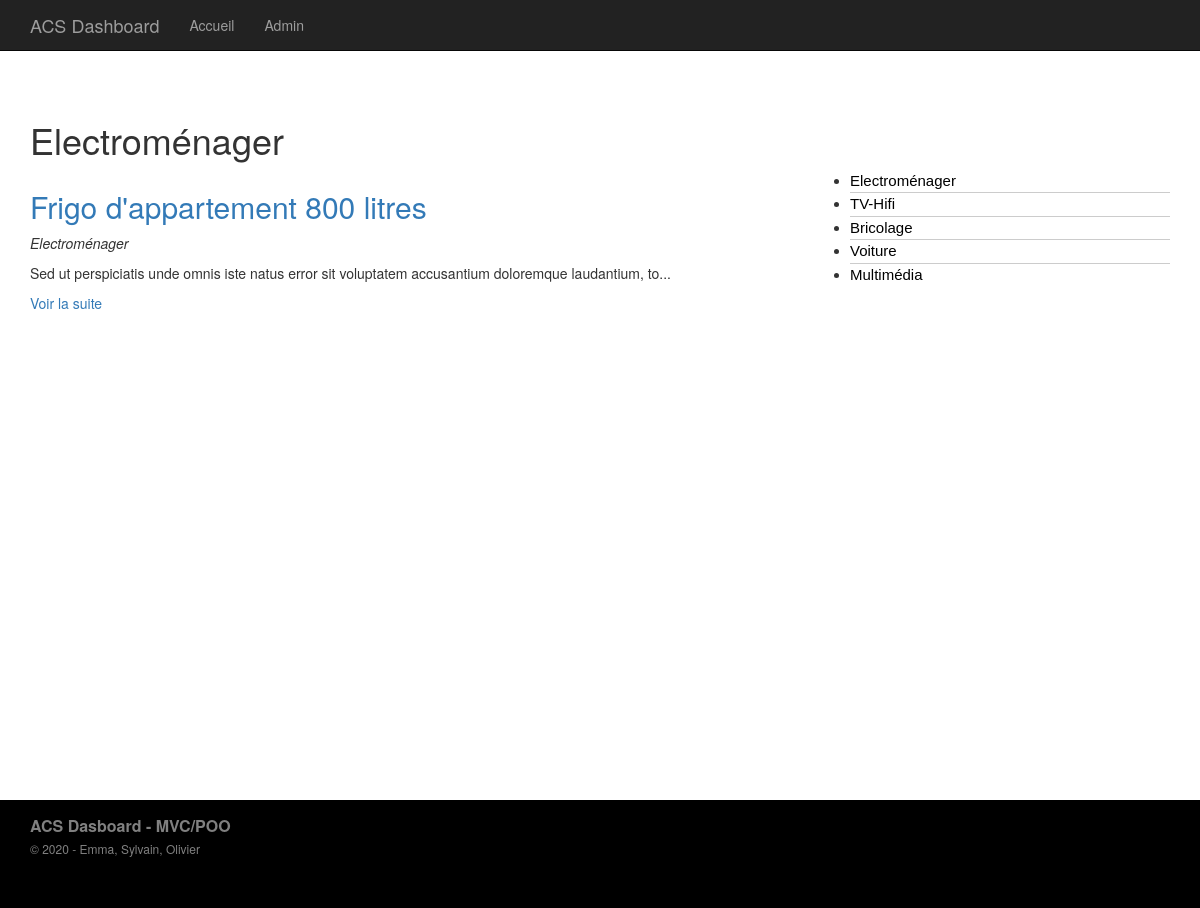
The page /index.php?p=posts.category&id=1 on the database as committed earlier.
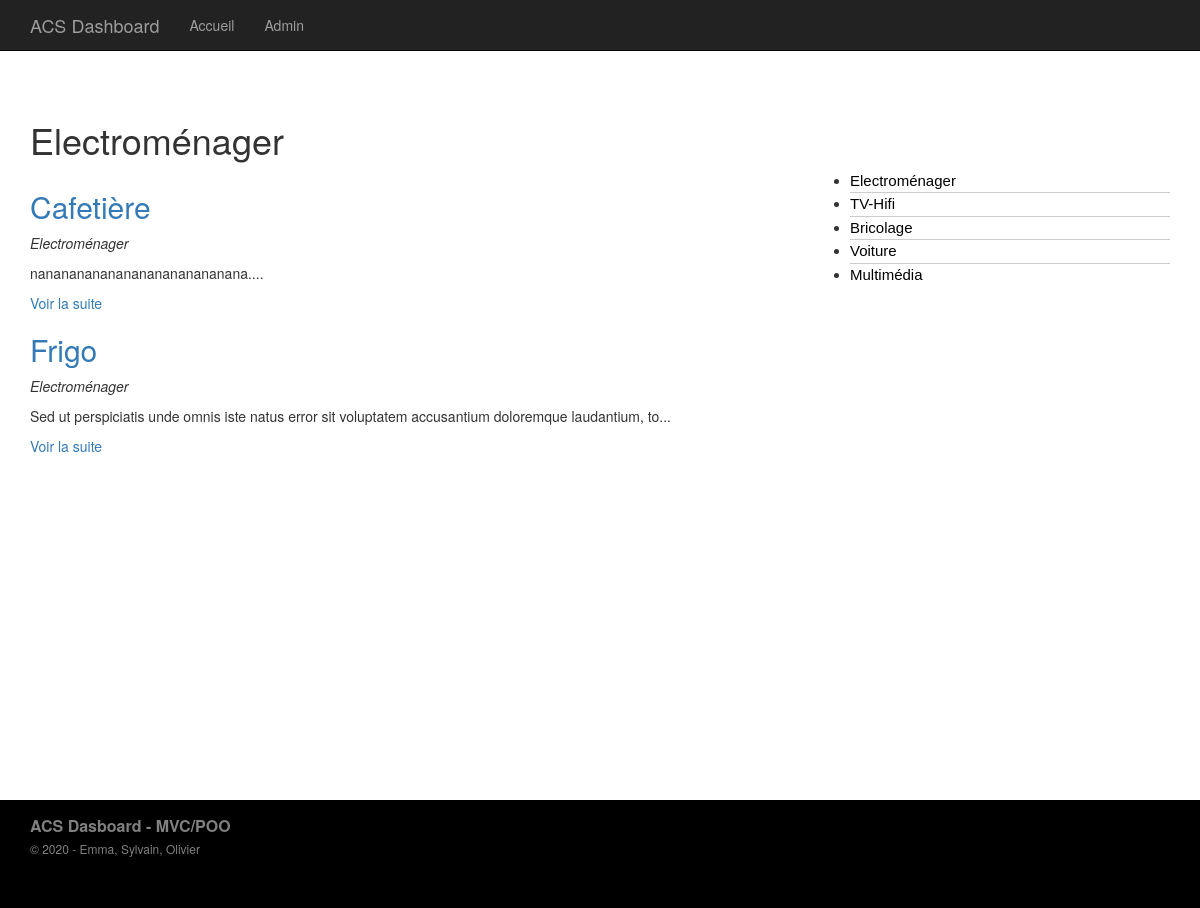
The same page on the database as committed later.
### tables this page shows
CREATE TABLE IF NOT EXISTS `articles` (
  `id` int(11) NOT NULL AUTO_INCREMENT,
  `titre` varchar(255) DEFAULT NULL,
  `lieuachat` varchar(255) DEFAULT NULL,
  `adresseachat` varchar(255) DEFAULT NULL,
  `urlachat` varchar(255) DEFAULT NULL,
  `ref` varchar(255) NOT NULL,
  `dateachat` varchar(20) NOT NULL,
  `datefingarantie` varchar(20) NOT NULL,
  `category_id` int(11) DEFAULT NULL,
  `prix` int(10) NOT NULL DEFAULT 0,
  `conseilsentretien` longtext DEFAULT NULL,
  `phototicketachat` varchar(255) DEFAULT NULL,
  `manuelutilisation` longtext DEFAULT NULL,
  PRIMARY KEY (`id`)
);

CREATE TABLE IF NOT EXISTS `categories` (
  `id` int(11) NOT NULL AUTO_INCREMENT,
  `titre` varchar(255) DEFAULT NULL,
  PRIMARY KEY (`id`)
);

### core/Controller/Controller.php (called while the page is built, shortened)
<?php
    class Controller
    {
        protected $viewPath;
        protected function render($view, $variables = [])
        {
            extract($variables);
            require($this->viewPath . str_replace('.', '/', $view) . '.php');
        }
    }

### app/Controller/PostsController.php (called while the page is built, shortened)
<?php
    class PostsController extends AppController
    {
        public function category()
        {
            $categorie = $this->Category->find($_GET['id']);
            $articles = $this->Post->lastByCategory($_GET['id']);
            $categories = $this->Category->all();
            $this->render('posts.category', compact('articles', 'categories', 'categorie'));
        }
    }

### public/index.php (called while the page is built, shortened)
<?php
    if (isset($_GET['p'])) {
        $page = $_GET['p'];
    } else {
        $page = 'posts.index';
    }
    $page = explode('.', $page);
    if ($page[0] == 'admin') {
        $controller = '\App\Controller\Admin\\' . ucfirst($page[1]) . 'Controller';
        $action = $page[2];
    } else {
        $action = $page[1];
    }
    $controller = new $controller();
    $controller->$action();

### core/Table/Table.php (called while the page is built, shortened)
<?php
    class Table
    {
        protected $table;
        protected $db;
        public function __construct(Database $db)
        {
            $this->db = $db;
        }
        public function all()
        {
            return $this->query("SELECT * FROM " . $this->table);
        }
        public function find($id)
        {
            return $this->query("SELECT * FROM {$this->table} WHERE id = ?", [$id], true);
        }
        public function query($statement, $attributes = null, $one = false)
        {
            if ($attributes) {
                return $this->db->prepare(
                    $statement,
                    $attributes,
                    str_replace('Table', 'Entity', get_class($this)),
                    $one
                );
            } else {
                return $this->db->query(
                    $statement,
                    str_replace('Table', 'Entity', get_class($this)),
                     $one
                );
            }
        }
    }

### core/Database/MysqlDatabase.php (called while the page is built, shortened)
<?php
    class MysqlDatabase extends Database
    {
        private $pdo;
        private function getPDO()
        {
            if ($this->pdo === null) {
                $pdo = new PDO('mysql:dbname=mvc-blog;host=localhost', 'root', '');
                $pdo->setAttribute(PDO::ATTR_ERRMODE, PDO::ERRMODE_EXCEPTION);
                $this->pdo = $pdo;
            }
            return $this->pdo;
        }
        public function query($statement, $class_name = null, $one = false)
        {
            $req = $this->getPDO()->query($statement);
            if ($class_name === null) {
                $req->setFetchMode(PDO::FETCH_OBJ);
            } else {
                $req->setFetchMode(PDO::FETCH_CLASS, $class_name);
            }
            if ($one) {
                $datas = $req->fetch();
            }
            else {
                $datas = $req->fetchAll();
            }
            return $datas;
        }
        public function prepare($statement, $attributes, $class_name = null, $one = false)
        {
            $req = $this->getPDO()->prepare($statement);
            $res = $req->execute($attributes);
            if ($class_name === null) {
                $req->setFetchMode(PDO::FETCH_OBJ);
            } else {
                $req->setFetchMode(PDO::FETCH_CLASS, $class_name);
            }
            if ($one) {
                $datas = $req->fetch();
            }
            else {
                $datas = $req->fetchAll();
            }
            return $datas;
        }
    }

### app/Autoloader.php (called while the page is built, shortened)
<?php
  class Autoloader
  {
      public static function autoload($class)
      {
          if (strpos($class, __NAMESPACE__ . '\\') === 0) {
              $class = str_replace(__NAMESPACE__ . '\\', '', $class);
              $class = str_replace('\\', '/', $class);
          }
      }
  }

### core/Autoloader.php (called while the page is built, shortened)
<?php
  class Autoloader
  {
      public static function autoload($class)
      {
          if (strpos($class, __NAMESPACE__ . '\\') === 0) {
              $class = str_replace(__NAMESPACE__ . '\\', '', $class);
              $class = str_replace('\\', '/', $class);
          }
      }
  }

### app/Table/PostTable.php (called while the page is built, shortened)
<?php
    class PostTable extends Table
    {
        public function lastByCategory($category_id)
        {
            return $this->query(
                "
                SELECT articles.id, articles.titre, articles.lieuachat, articles.adresseachat, articles.urlachat, articles.ref, articles.dateachat, articles.datefingarantie, articles.prix, articles.conseilsentretien, articles.phototicketachat, articles.manuelutilisation, categories.titre as categorie
                FROM articles
                LEFT JOIN categories ON category_id = categories.id
                WHERE articles.category_id = ?
                ORDER BY articles.id DESC",
                [$category_id]
            );
        }
    }

### core/Entity/Entity.php (called while the page is built, shortened)
<?php
    class Entity
    {
        public function __get($key)
        {
            $method = 'get' . ucfirst($key);
            $this->$key = $this->$method();
            return $this->$key;
        }
    }

### app/Entity/CategoryEntity.php (called while the page is built, shortened)
<?php
    class CategoryEntity extends Entity
    {
        public function getUrl()
        {
            return 'index.php?p=posts.category&id=' . $this->id;
        }
    }

### app/Views/posts/category.php (the view)
<h1><?= $categorie->titre; ?></H1>
<div class="row">
    <div class="col-sm-8">
        <?php
            foreach ($articles as $post) :
        ?>
            <h2><a href="<?= $post->url; ?>"><?= $post->titre; ?></a></h2>
            <p><em><?= $post->categorie; ?></em></p>
            <p><?= $post->extrait; ?></p>
        <?php endforeach; ?>
    </div>
    <div class="col-sm-4">
        <ul class="list">
            <?php foreach ($categories as $categorie) : ?>
                <li><a href="<?= $categorie->url; ?>"><?= $categorie->titre; ?></a></li>
            <?php endforeach; ?>
        </ul>
    </div>
</div>

### app/Entity/PostEntity.php (shortened to what the changed rows need)
<?php
    class PostEntity extends Entity
    {
        public function getUrl()
        {
            return 'index.php?p=posts.single&id=' . $this->id;
        }
        public function getExtrait()
        {
            $html = '<p>' . substr($this->manuelutilisation, 0, 100) . '...</p>';
            $html .= '<p><a href="' . $this->getUrl() . '">Voir la suite</a></p>';
            return $html;
        }
    }

Rows that differ between the two databases and show on the page:
added articles: titre "Cafetière", category.titre "Electroménager", manuelutilisation "nananananananananananananana."
changed articles: titre "Frigo d'appartement 800 litres" → "Frigo"
